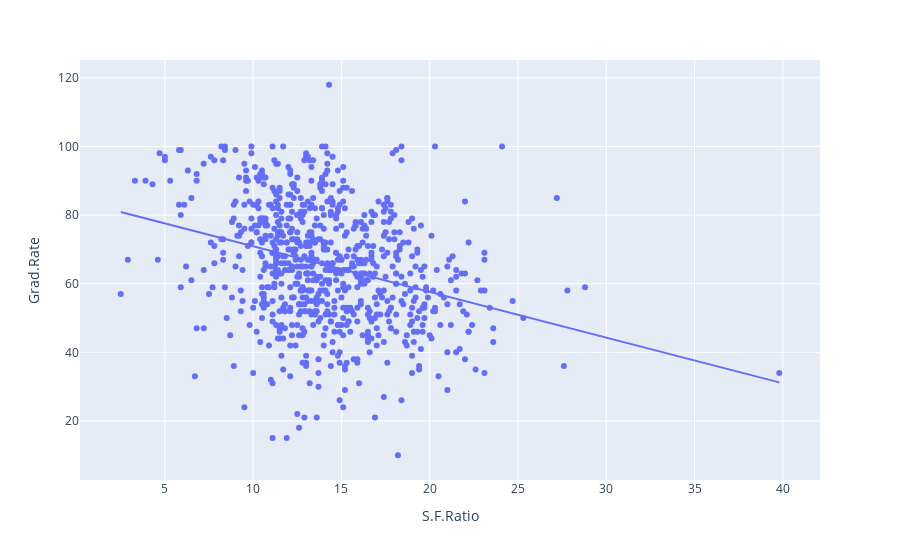

Source (notebook cell):
### Markdown cell above
Jag har svårt att tolka scatterploten. Testar trendline="ols" som chatGPT tipsar om.

### Code cell
import statsmodels.api as sm


college[["S.F.Ratio", "Grad.Rate"]].reset_index()

fig = px.scatter(college, x="S.F.Ratio", y="Grad.Rate", trendline="ols")
fig.show()

### Figure 1 — Plotly figure (JSON) as saved in the notebook; plotly's stock layout.template omitted (floating-point values rounded to 4 significant figures; data arrays with more than 128 entries replaced by an {"elided": "..."} marker saying what was removed)
{"data": [{"hovertemplate": "S.F.Ratio=%{x}<br>Grad.Rate=%{y}<extra></extra>", "legendgroup": "", "marker": {"color": "#636efa", "symbol": "circle"}, "mode": "markers", "name": "", "orientation": "v", "showlegend": false, "type": "scatter", "x": {"elided": "777 float values"}, "xaxis": "x", "y": {"elided": "777 int values"}, "yaxis": "y"}, {"hovertemplate": "<b>OLS trendline</b><br>Grad.Rate = -1.331 * S.F.Ratio + 84.2168<br>R<sup>2</sup>=0.094071<br><br>S.F.Ratio=%{x}<br>Grad.Rate=%{y} <b>(trend)</b><extra></extra>", "legendgroup": "", "marker": {"color": "#636efa", "symbol": "circle"}, "mode": "lines", "name": "", "showlegend": false, "type": "scatter", "x": {"elided": "777 float values"}, "xaxis": "x", "y": {"elided": "777 float values"}, "yaxis": "y"}], "layout": {"legend": {"tracegroupgap": 0}, "margin": {"t": 60}, "xaxis": {"anchor": "y", "domain": [0, 1], "title": {"text": "S.F.Ratio"}}, "yaxis": {"anchor": "x", "domain": [0, 1], "title": {"text": "Grad.Rate"}}}}
